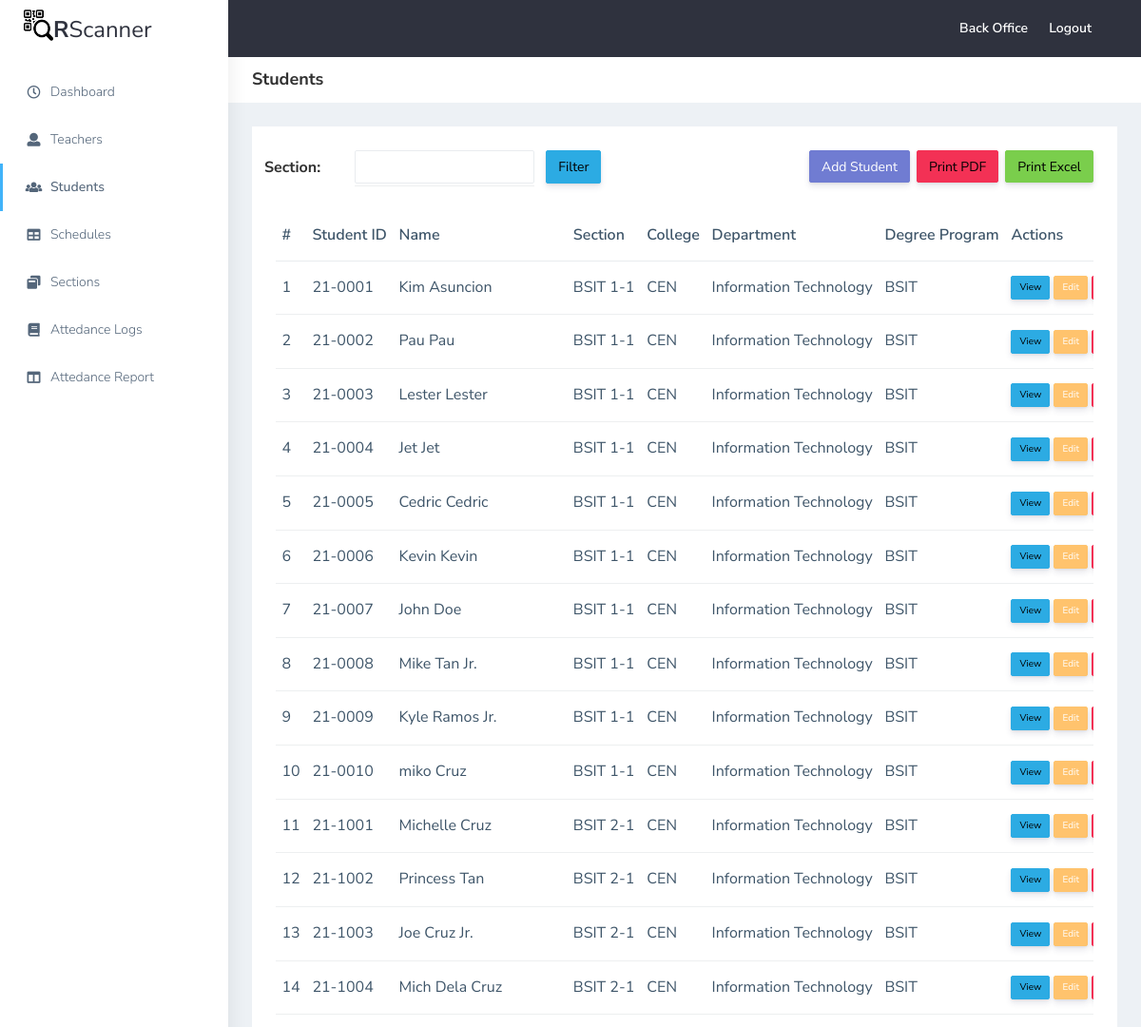
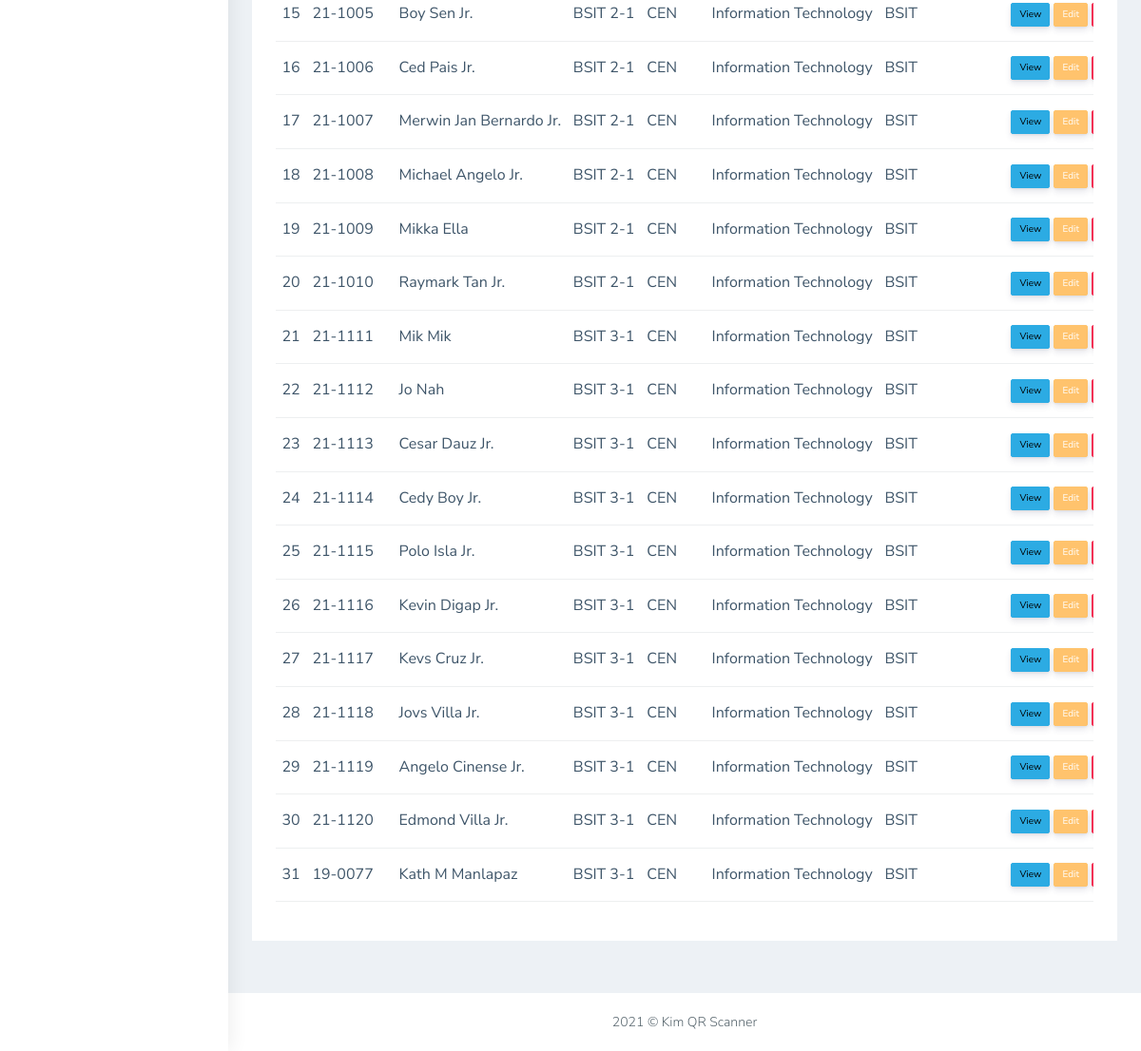
Screenshot of /admin/students.php (signed in) with the database file from the repository (2 pictures, top to bottom).
### tables this page shows
CREATE TABLE `students` (
  `id` int(11) NOT NULL,
  `student_id` varchar(20) NOT NULL,
  `first_name` varchar(50) NOT NULL,
  `last_name` varchar(50) NOT NULL,
  `middle_initial` varchar(10) DEFAULT NULL,
  `college` varchar(50) DEFAULT NULL,
  `degree` varchar(50) DEFAULT NULL,
  `created_at` date NOT NULL,
  `updated_at` date NOT NULL,
  `section_id` int(11) NOT NULL,
  `ex` varchar(20) NOT NULL,
  `department` varchar(50) NOT NULL
);

CREATE TABLE `sections` (
  `id` int(11) NOT NULL,
  `section_name` varchar(50) NOT NULL,
  `created_at` date NOT NULL,
  `updated_at` date NOT NULL,
  `section_code` varchar(10) NOT NULL
);

### constant.php (called while the page is built, shortened)
<?php
    $adminRole = 'admin';
?>

### admin/students.php (the view, shortened to what this page needs)
<!DOCTYPE html>
<html dir="ltr" lang="en">
<head>
    <link href="../plugins/bower_components/chartist/dist/chartist.min.css" rel="stylesheet">
    <link rel="stylesheet" href="../plugins/bower_components/chartist-plugin-tooltips/dist/chartist-plugin-tooltip.css">
    <link href="../css/style.min.css" rel="stylesheet">
    <link href="../css/header.css" rel="stylesheet">
    <link href="../css/common.css" rel="stylesheet">
</head>
<body>
    <div id="main-wrapper" data-layout="vertical" data-navbarbg="skin5" data-sidebartype="full"
        data-sidebar-position="absolute" data-header-position="absolute" data-boxed-layout="full">
        <?php
            include '../wrappers/header-admin.php';
            include '../wrappers/admin-sidenav.php';
        ?>
        <div class="page-wrapper">
            <div class="page-breadcrumb bg-white">
                <div class="row align-items-center">
                    <div class="col-lg-3 col-md-4 col-sm-4 col-xs-12">
                        <h4 class="page-title">Students</h4>
                    </div>
                </div>
            </div>
            <div class="container-fluid">
                <div class="row">
                    <div class="col-sm-12">
                        <div class="white-box">
                            <?php if ($_SESSION["role"] == 'teacher') { ?>
                                <div style="display: flex; justify-content: space-between;">
                                    <div class="grid-start">
                                        <form class="form-horizontal" method="post">
                                            <div class="col-md-12" style="width: 355px;">
                                                <div class="form-group mb-4 row">
                                                    <label class="col-md-3 p-0" style="margin-top: 6px;font-size: 16px; font-weight: bold;">Schedule:</label>
                                                    <div class="col-md-6 border-bottom p-0">
                                                        <select name="schedule" id="schedule" required class="form-control p-0">
                                                            <option></option>
                                                        </select>
                                                    </div>
                                                    <div class="col-md-3">
                                                        <input type="submit" class="btn btn-info" name="submit" id="submit" value="Filter" />
                                                    </div>
                                                </div>
                                            </div>
                                        </form>
                                    </div>
                                    <div class="grid-end" style="height: 34px;">
                                        <button id="add" data-bs-toggle="modal" style="margin-right: 7px;" data-bs-target="#addModal" type="button" class="btn btn-primary">Add Student</button>
                                        <button type="button" onClick=takeSnapShot() style="margin-right: 7px;" class="btn btn-danger">
                                        Print PDF</button>
                                        <button type="button" class="btn btn-success" onclick="tableToExcel('adminTable', 'name', 'students.xls')">
                                        Print Excel</button>
                                    </div>
                                </div>
                            <?php } else if ($_SESSION["role"] == 'admin') { ?>
                            <div style="display: flex; justify-content: space-between;">
                                <div class="grid-start">
                                    <form class="form-horizontal" method="post">
                                        <div class="col-md-12" style="width: 355px;">
                                            <div class="form-group mb-4 row">
                                                <label class="col-md-3 p-0" style="margin-top: 6px;font-size: 16px; font-weight: bold;">Section:</label>
                                                <div class="col-md-6 border-bottom p-0">
                                                    <select name="sectionfi" id="sectionfi" required class="form-control p-0">
                                                        <option></option>
                                                    </select>
                                                </div>
                                                <div class="col-md-3">
                                                    <input type="submit" class="btn btn-info" name="submit" id="submit" value="Filter" />
                                                </div>
                                            </div>
                                        </div>
                                    </form>
                                </div>
                                <div class="grid-end" style="height: 34px;">
                                    <button id="add" data-bs-toggle="modal" style="margin-right: 7px;" data-bs-target="#addModal" type="button" class="btn btn-primary">Add Student</button>
                                    <button type="button" onClick=takeSnapShot() style="margin-right: 7px;" class="btn btn-danger">
                                    Print PDF</button>
                                    <button type="button" class="btn btn-success" onclick="tableToExcel('adminTable', 'name', 'students.xls')">
                                    Print Excel</button>
                                </div>
                            </div>
                            <?php } ?>
                            <div id="adminTable" class="table-responsive">
                                <table class="table text-nowrap">
                                    <thead>
                                        <tr>
                                            <th class="border-top-0">#</th>
                                            <th class="border-top-0">Student ID</th>
                                            <th class="border-top-0">Name</th>
                                            <th class="border-top-0">Section</th>
                                            <th class="border-top-0">College</th>
                                            <th class="border-top-0">Department</th>
                                            <th class="border-top-0">Degree Program</th>
                                            <th class="border-top-0 hide-actions">Actions</th>
                                        </tr>
                                    </thead>
                                    <tbody>
                                    <?php
                                        include '../db/connection.php';
                                        $rows = 0;
                                        if ($_SESSION["role"] == 'teacher' && isset($_POST['schedule'])) {
                                            $schedId = $_POST['schedule'];
                                            ?> <input type="hidden" id="scId" value="<?php echo $schedId; ?>"> <?php
                                            $result = $mysqli -> query("SELECT DISTINCT st.student_id,
                                            st.first_name, st.middle_initial, st.last_name,
                                            st.college, st.degree, se.section_code, st.created_at, st.updated_at, st.ex, st.department
                                            FROM students as st
                                            LEFT JOIN sections as se ON st.section_id = se.id
                                            LEFT JOIN schedules as sc ON sc.section_id = se.id
                                            WHERE sc.id = ".$schedId."");
                                            $rows = mysqli_num_rows($result);
                                        } else {
                                            $result = $mysqli -> query("SELECT * FROM students
                                            JOIN sections
                                            ON students.section_id = sections.id");
                                            $rows = mysqli_num_rows($result);
                                        }
                                        if($rows == 0) {
                                    ?>
                                    <tr class="no-data">
                                        <td colspan="7">No data</td>
                                    </tr>
                                    <?php
                                        } else {
                                            $i = 1;
                                            while ($row = mysqli_fetch_assoc($result)) {
                                    ?>
                                        <tr>
                                            <td><?php echo $i ?></td>
                                            <td><?php echo $row['student_id'] ?></td>
                                            <td><?php echo $row['first_name'].' '.$row['middle_initial'].' '.$row['last_name'].' '.$row['ex'] ?></td>
                                            <td><?php echo $row['section_code'] ?></td>
                                            <td><?php echo $row['college'] ?></td>
                                            <td><?php echo $row['department'] ?></td>
                                            <td><?php echo $row['degree'] ?></td>
                                            <td class="hide-actions">
                                                <button data-attr='<?php echo json_encode($row); ?>' type="button" class="btn btn-info btn-xs view">View</button>
                                                <button data-attr='<?php echo json_encode($row); ?>' type="button" class="btn btn-warning btn-xs edit">Edit</button>
                                            </td>
                                        </tr>
                                        <?php $i++; } } ?>
                                    </tbody>
                                </table>
                            </div>
                        </div>
                    </div>
                </div>
            </div>
            <?php include '../wrappers/footer.php' ?>
        </div>
    </div>
</body>
</html>

### wrappers/header-admin.php (shortened to what this page needs)
<header class="topbar" data-navbarbg="skin5">
    <nav class="navbar top-navbar navbar-expand-md navbar-dark">
        <div class="navbar-header" data-logobg="skin6">
            <a class="navbar-brand" href="../index.php">
                <b class="logo-icon">
                    <img class="header-logo" src="../plugins/images/qr.png" alt="homepage" />
                </b>
                <span class="logo-text header-logo-text">
                    <h3><b>R</b>Scanner</h3>
                </span>
            </a>
        </div>
        <div class="navbar-collapse collapse" id="navbarSupportedContent" data-navbarbg="skin5">
            <ul class="navbar-nav ms-auto d-flex align-items-center">
                <?php if (!empty($_SESSION["accountId"])) { ?>
                    <li>
                        <a class="profile-pic" href="dashboard.php">
                        <span class="text-white font-medium">Back Office</span></a>
                    </li>
                    <li class="header-login-text">
                        <a class="profile-pic" href="../logout.php">
                        <span class="text-white font-medium">Logout</span></a>
                    </li>
                <?php } ?>
            </ul>
        </div>
    </nav>
</header>

### wrappers/admin-sidenav.php
<?php include '../constant.php'; ?>
<aside class="left-sidebar" data-sidebarbg="skin6">
            <div class="scroll-sidebar">
                <nav class="sidebar-nav">
                    <ul id="sidebarnav">
                        <li class="sidebar-item pt-2">
                            <a class="sidebar-link waves-effect waves-dark sidebar-link" href="dashboard.php"
                                aria-expanded="false">
                                <i class="far fa-clock" aria-hidden="true"></i>
                                <span class="hide-menu">Dashboard</span>
                            </a>
                        </li>
                        <?php if($_SESSION["role"] == $adminRole) { ?>
                        <li class="sidebar-item">
                            <a class="sidebar-link waves-effect waves-dark sidebar-link" href="teachers.php"
                                aria-expanded="false">
                                <i class="fa fa-user" aria-hidden="true"></i>
                                <span class="hide-menu">Teachers</span>
                            </a>
                        </li>
                        <?php } ?>
                        <li class="sidebar-item">
                            <a class="sidebar-link waves-effect waves-dark sidebar-link" href="students.php"
                                aria-expanded="false">
                                <i class="fa fa-users" aria-hidden="true"></i>
                                <span class="hide-menu">Students</span>
                            </a>
                        </li>
                        <?php if($_SESSION["role"] == $adminRole) { ?>
                        <li class="sidebar-item">
                            <a class="sidebar-link waves-effect waves-dark sidebar-link" href="schedule.php"
                                aria-expanded="false">
                                <i class="fa fa-table" aria-hidden="true"></i>
                                <span class="hide-menu">Schedules</span>
                            </a>
                        </li>
                        <li class="sidebar-item">
                            <a class="sidebar-link waves-effect waves-dark sidebar-link" href="sections.php"
                                aria-expanded="false">
                                <i class="fa far fa-window-restore" aria-hidden="true"></i>
                                <span class="hide-menu">Sections</span>
                            </a>
                        </li>
                        <?php } ?>
                        <li class="sidebar-item">
                            <a class="sidebar-link waves-effect waves-dark sidebar-link" href="attendance.php"
                                aria-expanded="false">
                                <i class="fa fa-book" aria-hidden="true"></i>
                                <span class="hide-menu">Attedance Logs</span>
                            </a>
                        </li>
                        <li class="sidebar-item">
                            <a class="sidebar-link waves-effect waves-dark sidebar-link" href="attendaceReport.php"
                                aria-expanded="false">
                                <i class="fa fa-columns" aria-hidden="true"></i>
                                <span class="hide-menu">Attedance Report</span>
                            </a>
                        </li>
                    </ul>
                </nav>
            </div>
        </aside>

### wrappers/footer.php
<footer class="footer text-center"> 2021 © Kim QR Scanner </footer>

### css/header.css (style rules this page uses)
.header-logo { height: 33px; width: 31px; margin-left: 15px; margin-bottom: 11px; }
.header-logo-text { color: #2f323e; padding: 0 !important; margin-top: 10px; }
.logo-icon { margin: 0 !important; }
.header-login-text { margin-right: 38px !important; }

### css/common.css (style rules this page uses)
.grid-end { display: flex; justify-content: flex-end; }

### rows the page displays
students: student "21-0001", first_name "Kim", last_name "Asuncion", section.section_code "BSIT 1-1", college "CEN", department "Information Technology", degree "BSIT"
students: student "21-0002", first_name "Pau", last_name "Pau", section.section_code "BSIT 1-1", college "CEN", department "Information Technology", degree "BSIT"
students: student "21-0003", first_name "Lester", last_name "Lester", section.section_code "BSIT 1-1", college "CEN", department "Information Technology", degree "BSIT"
students: student "21-0004", first_name "Jet", last_name "Jet", section.section_code "BSIT 1-1", college "CEN", department "Information Technology", degree "BSIT"
students: student "21-0005", first_name "Cedric", last_name "Cedric", section.section_code "BSIT 1-1", college "CEN", department "Information Technology", degree "BSIT"
students: student "21-0006", first_name "Kevin", last_name "Kevin", section.section_code "BSIT 1-1", college "CEN", department "Information Technology", degree "BSIT"
students: student "21-0007", first_name "John", last_name "Doe", section.section_code "BSIT 1-1", college "CEN", department "Information Technology", degree "BSIT"
students: student "21-0008", first_name "Mike", last_name "Tan", ex "Jr.", section.section_code "BSIT 1-1", college "CEN", department "Information Technology", degree "BSIT"
students: student "21-0009", first_name "Kyle", last_name "Ramos", ex "Jr.", section.section_code "BSIT 1-1", college "CEN", department "Information Technology", degree "BSIT"
students: student "21-0010", first_name "miko", last_name "Cruz", section.section_code "BSIT 1-1", college "CEN", department "Information Technology", degree "BSIT"
students: student "21-1001", first_name "Michelle", last_name "Cruz", section.section_code "BSIT 2-1", college "CEN", department "Information Technology", degree "BSIT"
students: student "21-1002", first_name "Princess", last_name "Tan", section.section_code "BSIT 2-1", college "CEN", department "Information Technology", degree "BSIT"
students: student "21-1003", first_name "Joe", last_name "Cruz", ex "Jr.", section.section_code "BSIT 2-1", college "CEN", department "Information Technology", degree "BSIT"
students: student "21-1004", first_name "Mich", last_name "Dela Cruz", section.section_code "BSIT 2-1", college "CEN", department "Information Technology", degree "BSIT"
students: student "21-1005", first_name "Boy", last_name "Sen", ex "Jr.", section.section_code "BSIT 2-1", college "CEN", department "Information Technology", degree "BSIT"
students: student "21-1006", first_name "Ced", last_name "Pais", ex "Jr.", section.section_code "BSIT 2-1", college "CEN", department "Information Technology", degree "BSIT"
students: student "21-1007", first_name "Merwin Jan", last_name "Bernardo", ex "Jr.", section.section_code "BSIT 2-1", college "CEN", department "Information Technology", degree "BSIT"
students: student "21-1008", first_name "Michael", last_name "Angelo", ex "Jr.", section.section_code "BSIT 2-1", college "CEN", department "Information Technology", degree "BSIT"
students: student "21-1009", first_name "Mikka", last_name "Ella", section.section_code "BSIT 2-1", college "CEN", department "Information Technology", degree "BSIT"
students: student "21-1010", first_name "Raymark", last_name "Tan", ex "Jr.", section.section_code "BSIT 2-1", college "CEN", department "Information Technology", degree "BSIT"
students: student "21-1111", first_name "Mik", last_name "Mik", section.section_code "BSIT 3-1", college "CEN", department "Information Technology", degree "BSIT"
students: student "21-1112", first_name "Jo", last_name "Nah", section.section_code "BSIT 3-1", college "CEN", department "Information Technology", degree "BSIT"
students: student "21-1113", first_name "Cesar", last_name "Dauz", ex "Jr.", section.section_code "BSIT 3-1", college "CEN", department "Information Technology", degree "BSIT"
students: student "21-1114", first_name "Cedy", last_name "Boy", ex "Jr.", section.section_code "BSIT 3-1", college "CEN", department "Information Technology", degree "BSIT"
students: student "21-1115", first_name "Polo", last_name "Isla", ex "Jr.", section.section_code "BSIT 3-1", college "CEN", department "Information Technology", degree "BSIT"
students: student "21-1116", first_name "Kevin", last_name "Digap", ex "Jr.", section.section_code "BSIT 3-1", college "CEN", department "Information Technology", degree "BSIT"
students: student "21-1117", first_name "Kevs", last_name "Cruz", ex "Jr.", section.section_code "BSIT 3-1", college "CEN", department "Information Technology", degree "BSIT"
students: student "21-1118", first_name "Jovs", last_name "Villa", ex "Jr.", section.section_code "BSIT 3-1", college "CEN", department "Information Technology", degree "BSIT"
students: student "21-1119", first_name "Angelo", last_name "Cinense", ex "Jr.", section.section_code "BSIT 3-1", college "CEN", department "Information Technology", degree "BSIT"
students: student "21-1120", first_name "Edmond", last_name "Villa", ex "Jr.", section.section_code "BSIT 3-1", college "CEN", department "Information Technology", degree "BSIT"
students: student "19-0077", first_name "Kath", middle_initial "M", last_name "Manlapaz", section.section_code "BSIT 3-1", college "CEN", department "Information Technology", degree "BSIT"
